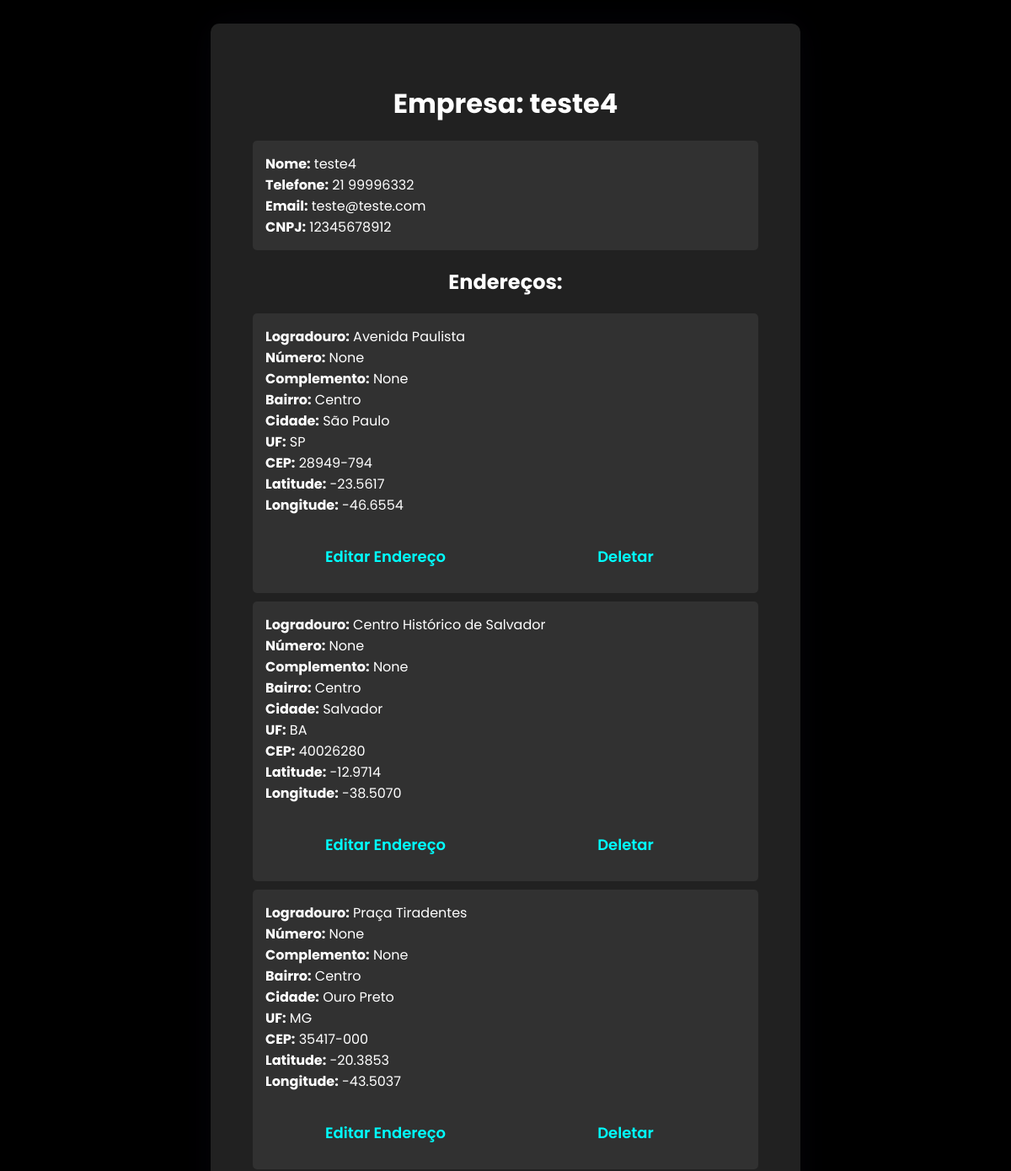
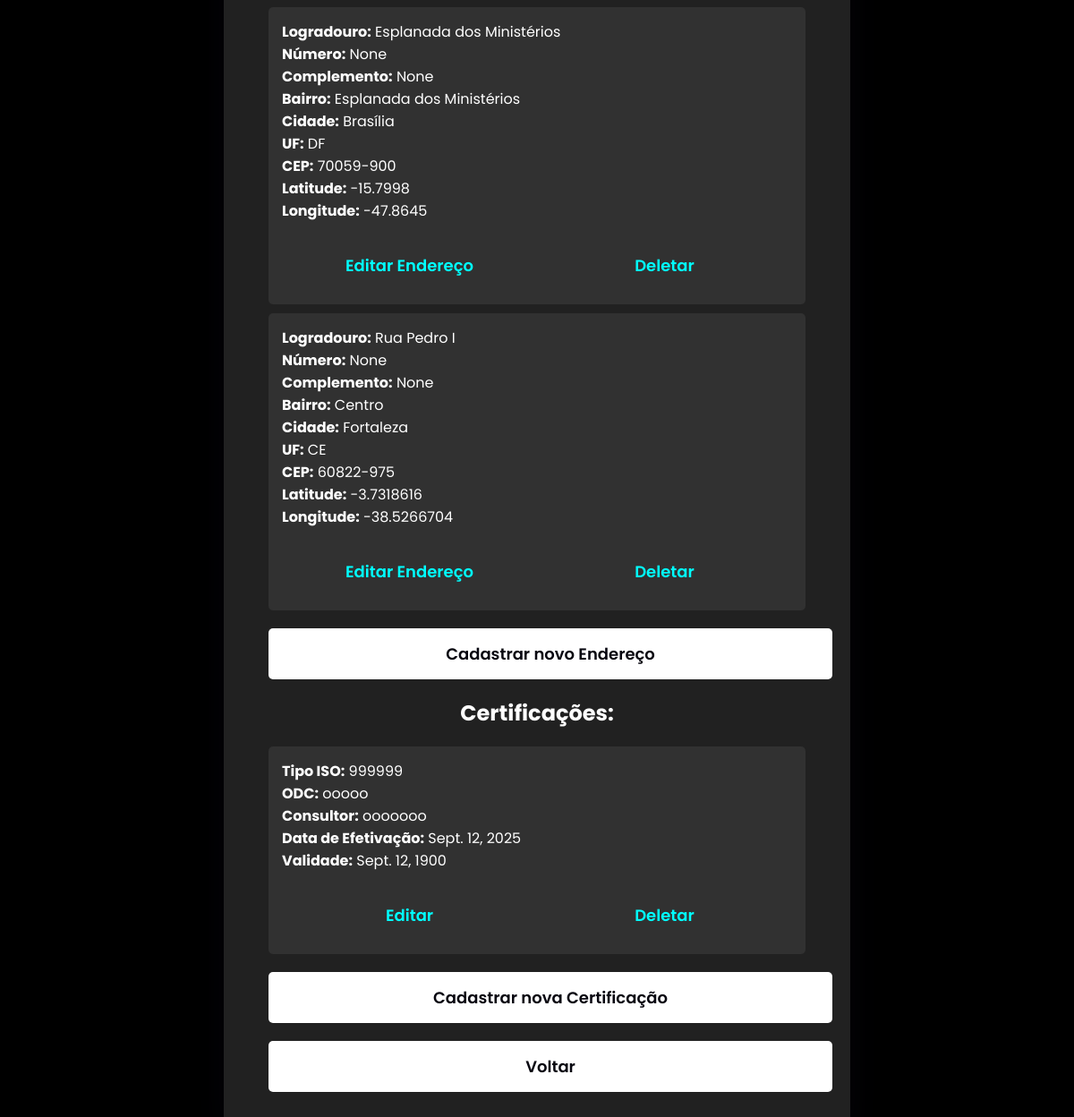
The app's page /clientes/View/37 (signed in) with its own data (2 pictures, top to bottom).
### mapa/models.py (models this page shows, shortened)
class Empresa(models.Model):
    nome_empresa = models.CharField(max_length=255)
    nome = models.CharField(max_length=255)
    email = models.EmailField()
    telefone = models.CharField(max_length=20)
    cnpj = models.CharField(max_length=20)

class Endereco(models.Model):
    empresa = models.ForeignKey(Empresa, on_delete=models.CASCADE, related_name='enderecos')
    cep = models.CharField(max_length=10)
    logradouro = models.CharField(max_length=255)
    numero = models.CharField(max_length=10, blank=True, null=True)
    complemento = models.CharField(max_length=255, blank=True, null=True)
    bairro = models.CharField(max_length=255)
    cidade = models.CharField(max_length=255)
    uf = models.CharField(max_length=2)
    latitude = models.CharField(max_length=20)
    longitude = models.CharField(max_length=20)

class ISO(models.Model):
    empresa = models.ForeignKey(Empresa, on_delete=models.CASCADE, related_name='certificacoes')
    iso_type = models.CharField(max_length=50)
    odc = models.CharField(max_length=50)
    consultor = models.CharField(max_length=255)
    data_efetivacao = models.DateField()
    validade = models.DateField()

### mapa/views.py (the view)
# urls.py: path('clientes/View/<int:pk>', empresa_detail,name='empresa_detail'),
@login_required
def empresa_detail(request, pk):
    empresa = get_object_or_404(Empresa, pk=pk)
    return render(request, './customer_detail_with_details.html', {'empresa': empresa})

### mapa/templates/customer_detail_with_details.html (shortened to what this page needs)
<!DOCTYPE html>
<html lang="pt-br">
<head>
    <link rel="stylesheet" href="https://cdnjs.cloudflare.com/ajax/libs/font-awesome/5.15.4/css/all.min.css">
</head>
<body>
    <div class="container">
        <h1>Empresa: {{ empresa.nome_empresa }}</h1>
        <ul>
            <li>
                <strong>Nome:</strong> {{ empresa.nome }}<br>
                <strong>Telefone:</strong> {{ empresa.telefone }}<br>
                <strong>Email:</strong> {{ empresa.email }}<br>
                <strong>CNPJ:</strong> {{ empresa.cnpj }}<br>
            </li>
        </ul>
        <h2>Endereços:</h2>
        <ul>
            {% for endereco in empresa.enderecos.all %}
                <li>
                    <strong>Logradouro:</strong> {{ endereco.logradouro }}<br>
                    <strong>Número:</strong> {{ endereco.numero }}<br>
                    <strong>Complemento:</strong> {{ endereco.complemento }}<br>
                    <strong>Bairro:</strong> {{ endereco.bairro }}<br>
                    <strong>Cidade:</strong> {{ endereco.cidade }}<br>
                    <strong>UF:</strong> {{ endereco.uf }}<br>
                    <strong>CEP:</strong> {{ endereco.cep }}<br>
                    <strong>Latitude:</strong> {{ endereco.latitude }}<br>
                    <strong>Longitude:</strong> {{ endereco.longitude }}<br>
                    <div class="nomebom">
                        <a href="{% url 'endereco_edit' empresa.pk endereco.pk %}">Editar Endereço</a>
                        <a href="{% url 'endereco_delete' empresa.pk endereco.pk %}" class="botoes">Deletar</a>
                    </div>
                </li>
            {% empty %}
                <li>Essa empresa não tem endereços cadastrados.</li>
            {% endfor %}
        </ul>
        <a href="{% url 'endereco_create' empresa.pk %}" class="button">Cadastrar novo Endereço</a>
        <h2>Certificações:</h2>
        <ul>
            {% for certificacao in empresa.certificacoes.all %}
                <li>
                    <strong>Tipo ISO:</strong> {{ certificacao.iso_type }}<br>
                    <strong>ODC:</strong> {{ certificacao.odc }}<br>
                    <strong>Consultor:</strong> {{ certificacao.consultor }}<br>
                    <strong>Data de Efetivação:</strong> {{ certificacao.data_efetivacao }}<br>
                    <strong>Validade:</strong> {{ certificacao.validade }}<br>
                    <div class="nomebom">
                        <a href="{% url 'iso_edit' empresa.pk certificacao.pk%}" class="botoes">Editar</a>
                        <a href="{% url 'iso_delete' empresa.pk certificacao.pk%}" class="botoes">Deletar</a>
                    </div>
                </li>
            {% empty %}
                <li>Não foram encontradas certificações para essa empresa!</li>
            {% endfor %}
        </ul>
        <a href="{% url 'iso_create' empresa.pk %}" class="button">Cadastrar nova Certificação</a>
        <a href="{% url 'empresaList' %}" class="button">Voltar</a>
    </div>
</body>
</html>

### mapa/templates/customer_detail_with_details.html (style rules this page uses)
body { background-color: #000000; color: #ffffff; font-family: 'Poppins', sans-serif; display: flex; justify-content: center; align-items: center; padding: 20px; }
.container { background-color: rgba(255,255,255,0.13); border-radius: 10px; padding: 50px; width: 600px; box-shadow: 0 0 40px rgba(8,7,16,0.6); }
h1, h2 { text-align: center; margin-bottom: 20px; }
ul { list-style: none; padding: 0; margin: 20px 0; }
li { background-color: rgba(255,255,255,0.07); padding: 15px; border-radius: 5px; margin-bottom: 10px; }
a.button { display: block; margin-top: 20px; padding: 15px; border-radius: 5px; text-decoration: none; font-size: 18px; font-weight: 600; background-color: #ffffff; color: #080710; text-align: center; }
a { display: flex; justify-content: center; align-items: center; margin-top: 20px; width: 100%; padding: 15px 0; font-size: 18px; font-weight: 600; border-radius: 5px; cursor: pointer; text-align: center; text-decoration: none; color:aqua; }
.nomebom { display: flex; }

### records on screen
Empresa: nome_empresa "teste4", nome "teste4", telefone "21 99996332", email "teste@teste.com", cnpj "12345678912"
Endereco: logradouro "Avenida Paulista", numero "None", complemento "None", bairro "Centro", cidade "São Paulo", uf "SP", cep "28949-794", latitude "-23.5617", longitude "-46.6554"
Endereco: logradouro "Centro Histórico de Salvador", numero "None", complemento "None", bairro "Centro", cidade "Salvador", uf "BA", cep "40026280", latitude "-12.9714", longitude "-38.5070"
Endereco: logradouro "Praça Tiradentes", numero "None", complemento "None", bairro "Centro", cidade "Ouro Preto", uf "MG", cep "35417-000", latitude "-20.3853", longitude "-43.5037"
Endereco: logradouro "Esplanada dos Ministérios", numero "None", complemento "None", bairro "Esplanada dos Ministérios", cidade "Brasília", uf "DF", cep "70059-900", latitude "-15.7998", longitude "-47.8645"
Endereco: logradouro "Rua Pedro I", numero "None", complemento "None", bairro "Centro", cidade "Fortaleza", uf "CE", cep "60822-975", latitude "-3.7318616", longitude "-38.5266704"
ISO: iso_type "999999", odc "ooooo", consultor "ooooooo", data_efetivacao "Sept. 12, 2025", validade "Sept. 12, 1900"
